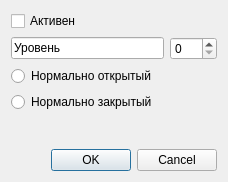
<?xml version="1.0" encoding="UTF-8"?>
<ui version="4.0">
 <class>SensorDialog</class>
 <widget class="QDialog" name="SensorDialog">
  <property name="geometry">
   <rect>
    <x>0</x>
    <y>0</y>
    <width>228</width>
    <height>182</height>
   </rect>
  </property>
  <property name="windowTitle">
   <string>Dialog</string>
  </property>
  <layout class="QVBoxLayout" name="verticalLayout">
   <item>
    <widget class="QCheckBox" name="cbEnable">
     <property name="text">
      <string>Активен</string>
     </property>
    </widget>
   </item>
   <item>
    <layout class="QHBoxLayout" name="horizontalLayout">
     <item>
      <widget class="QLineEdit" name="lineEdit">
       <property name="text">
        <string>Уровень</string>
       </property>
      </widget>
     </item>
     <item>
      <widget class="QSpinBox" name="spinBox">
       <property name="maximum">
        <number>100</number>
       </property>
      </widget>
     </item>
    </layout>
   </item>
   <item>
    <widget class="QRadioButton" name="rbOpen">
     <property name="text">
      <string>Нормально открытый</string>
     </property>
    </widget>
   </item>
   <item>
    <widget class="QRadioButton" name="rbClose">
     <property name="text">
      <string>Нормально закрытый</string>
     </property>
    </widget>
   </item>
   <item>
    <spacer name="verticalSpacer">
     <property name="orientation">
      <enum>Qt::Vertical</enum>
     </property>
     <property name="sizeHint" stdset="0">
      <size>
       <width>20</width>
       <height>9</height>
      </size>
     </property>
    </spacer>
   </item>
   <item>
    <widget class="QDialogButtonBox" name="buttonBox">
     <property name="orientation">
      <enum>Qt::Horizontal</enum>
     </property>
     <property name="standardButtons">
      <set>QDialogButtonBox::Cancel|QDialogButtonBox::Ok</set>
     </property>
    </widget>
   </item>
  </layout>
 </widget>
 <resources/>
 <connections>
  <connection>
   <sender>buttonBox</sender>
   <signal>accepted()</signal>
   <receiver>SensorDialog</receiver>
   <slot>accept()</slot>
   <hints>
    <hint type="sourcelabel">
     <x>248</x>
     <y>254</y>
    </hint>
    <hint type="destinationlabel">
     <x>157</x>
     <y>274</y>
    </hint>
   </hints>
  </connection>
  <connection>
   <sender>buttonBox</sender>
   <signal>rejected()</signal>
   <receiver>SensorDialog</receiver>
   <slot>reject()</slot>
   <hints>
    <hint type="sourcelabel">
     <x>316</x>
     <y>260</y>
    </hint>
    <hint type="destinationlabel">
     <x>286</x>
     <y>274</y>
    </hint>
   </hints>
  </connection>
 </connections>
</ui>
